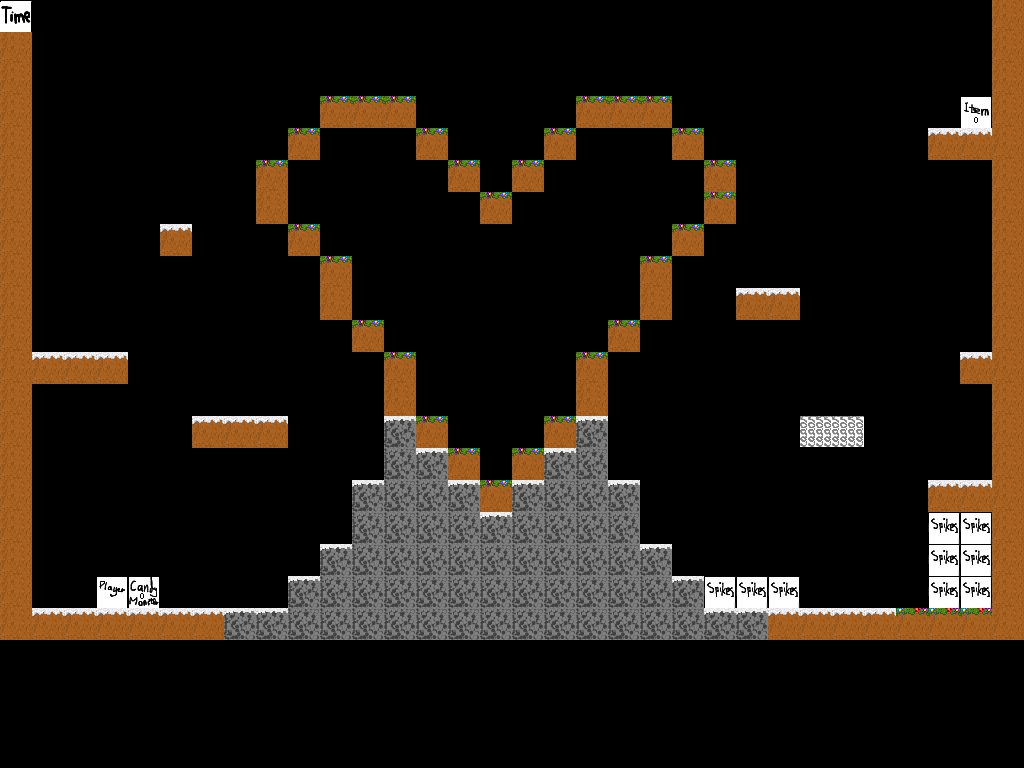

A level layout from a 2D game, rendered from its tile map. Below: a short description, then the map file with tile-grid data replaced by summaries:
An orthogonal 32x24 tile map with 32x32 px tiles, 3 tile layers (solids, data, position), 2 tilesets.

<map version="1.0" orientation="orthogonal" renderorder="right-down" width="32" height="24" tilewidth="32" tileheight="32" nextobjectid="1">
 <tileset firstgid="1" name="position32x32" tilewidth="32" tileheight="32" tilecount="12" columns="4">
  <image source="position32x32.png" width="128" height="97" />
  <tile id="0">
   <properties>
    <property name="candyNumber" value="0" />
    <property name="property" value="candyMonster" />
   </properties>
  </tile>
  <tile id="1">
   <properties>
    <property name="candyNumber" value="0" />
    <property name="property" value="item" />
   </properties>
  </tile>
  <tile id="2">
   <properties>
    <property name="candyNumber" value="3" />
    <property name="property" value="candyMonster" />
   </properties>
  </tile>
  <tile id="3">
   <properties>
    <property name="candyNumber" value="3" />
    <property name="property" value="item" />
   </properties>
  </tile>
  <tile id="4">
   <properties>
    <property name="candyNumber" value="1" />
    <property name="property" value="candyMonster" />
   </properties>
  </tile>
  <tile id="5">
   <properties>
    <property name="candyNumber" value="1" />
    <property name="property" value="item" />
   </properties>
  </tile>
  <tile id="6">
   <properties>
    <property name="property" value="moveableBox" />
   </properties>
  </tile>
  <tile id="7">
   <properties>
    <property name="time" value="60" />
   </properties>
  </tile>
  <tile id="8">
   <properties>
    <property name="candyNumber" value="2" />
    <property name="property" value="candyMonster" />
   </properties>
  </tile>
  <tile id="9">
   <properties>
    <property name="candyNumber" value="2" />
    <property name="property" value="item" />
   </properties>
  </tile>
  <tile id="10">
   <properties>
    <property name="property" value="player" />
   </properties>
  </tile>
  <tile id="11">
   <properties>
    <property name="property" value="spikes" />
   </properties>
  </tile>
 </tileset>
 <tileset firstgid="13" name="nya rutor" tilewidth="32" tileheight="32" tilecount="32" columns="4">
  <image source="JosRutor32x32.png" width="128" height="256" />
  <tile id="0">
   <properties>
    <property name="property" value="solidGround" />
   </properties>
  </tile>
  <tile id="1">
   <properties>
    <property name="property" value="solidGround" />
   </properties>
  </tile>
  <tile id="3">
   <properties>
    <property name="property" value="solidGround" />
   </properties>
  </tile>
  <tile id="4">
   <properties>
    <property name="property" value="spring" />
   </properties>
  </tile>
  <tile id="5">
   <properties>
    <property name="property" value="ice" />
   </properties>
  </tile>
  <tile id="8">
   <properties>
    <property name="property" value="iceSpring" />
   </properties>
  </tile>
  <tile id="12">
   <properties>
    <property name="property" value="solidGround" />
   </properties>
  </tile>
  <tile id="13">
   <properties>
    <property name="property" value="solidGround" />
   </properties>
  </tile>
  <tile id="14">
   <properties>
    <property name="property" value="solidGround" />
   </properties>
  </tile>
  <tile id="15">
   <properties>
    <property name="property" value="solidGround" />
   </properties>
  </tile>
  <tile id="16">
   <properties>
    <property name="property" value="ice" />
   </properties>
  </tile>
  <tile id="17">
   <properties>
    <property name="property" value="solidGround" />
   </properties>
  </tile>
  <tile id="19">
   <properties>
    <property name="property" value="solidGround" />
   </properties>
  </tile>
  <tile id="20">
   <properties>
    <property name="property" value="ice" />
   </properties>
  </tile>
  <tile id="21">
   <properties>
    <property name="property" value="solidGround" />
   </properties>
  </tile>
  <tile id="23">
   <properties>
    <property name="property" value="solidGround" />
   </properties>
  </tile>
 </tileset>
 <layer name="solids" width="32" height="24">
  <data>[768 cells, 295 non-empty, 8 distinct tile ids]</data>
 </layer>
 <layer name="data" width="32" height="24">
  <data>[768 cells, 1 non-empty, 1 distinct tile ids]</data>
 </layer>
 <layer name="position" width="32" height="24">
  <data>[768 cells, 12 non-empty, 4 distinct tile ids]</data>
 </layer>
</map>
